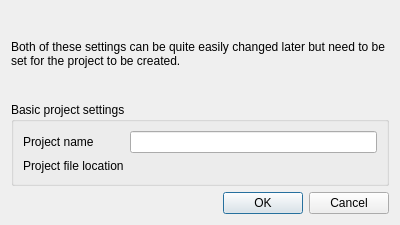
<?xml version="1.0" encoding="UTF-8"?>
<ui version="4.0">
 <class>NewProjectDialog</class>
 <widget class="QDialog" name="NewProjectDialog">
  <property name="geometry">
   <rect>
    <x>0</x>
    <y>0</y>
    <width>400</width>
    <height>225</height>
   </rect>
  </property>
  <property name="windowTitle">
   <string>Create a new project file</string>
  </property>
  <layout class="QVBoxLayout" name="verticalLayout">
   <item>
    <widget class="QLabel" name="helpText">
     <property name="text">
      <string>Both of these settings can be quite easily changed later but need to be set for the project to be created.</string>
     </property>
     <property name="wordWrap">
      <bool>true</bool>
     </property>
    </widget>
   </item>
   <item>
    <widget class="QGroupBox" name="groupBox">
     <property name="title">
      <string>Basic project settings</string>
     </property>
     <property name="flat">
      <bool>false</bool>
     </property>
     <property name="checkable">
      <bool>false</bool>
     </property>
     <layout class="QFormLayout" name="formLayout">
      <item row="0" column="0">
       <widget class="QLabel" name="projectNameLabel">
        <property name="text">
         <string>Project name</string>
        </property>
        <property name="buddy">
         <cstring>projectName</cstring>
        </property>
       </widget>
      </item>
      <item row="0" column="1">
       <widget class="QLineEdit" name="projectName">
        <property name="placeholderText">
         <string/>
        </property>
       </widget>
      </item>
      <item row="1" column="0">
       <widget class="QLabel" name="projectFilePathLabel">
        <property name="text">
         <string>Project file location</string>
        </property>
       </widget>
      </item>
      <item row="1" column="1">
       <widget class="FileLineEdit" name="projectFilePath" native="true"/>
      </item>
     </layout>
    </widget>
   </item>
   <item>
    <widget class="QDialogButtonBox" name="buttonBox">
     <property name="orientation">
      <enum>Qt::Horizontal</enum>
     </property>
     <property name="standardButtons">
      <set>QDialogButtonBox::Cancel|QDialogButtonBox::Ok</set>
     </property>
    </widget>
   </item>
  </layout>
 </widget>
 <customwidgets>
  <customwidget>
   <class>FileLineEdit</class>
   <extends>QWidget</extends>
   <header>qtwidgets</header>
   <container>1</container>
  </customwidget>
 </customwidgets>
 <resources/>
 <connections>
  <connection>
   <sender>buttonBox</sender>
   <signal>accepted()</signal>
   <receiver>NewProjectDialog</receiver>
   <slot>accept()</slot>
   <hints>
    <hint type="sourcelabel">
     <x>248</x>
     <y>254</y>
    </hint>
    <hint type="destinationlabel">
     <x>157</x>
     <y>274</y>
    </hint>
   </hints>
  </connection>
  <connection>
   <sender>buttonBox</sender>
   <signal>rejected()</signal>
   <receiver>NewProjectDialog</receiver>
   <slot>reject()</slot>
   <hints>
    <hint type="sourcelabel">
     <x>316</x>
     <y>260</y>
    </hint>
    <hint type="destinationlabel">
     <x>286</x>
     <y>274</y>
    </hint>
   </hints>
  </connection>
 </connections>
</ui>
